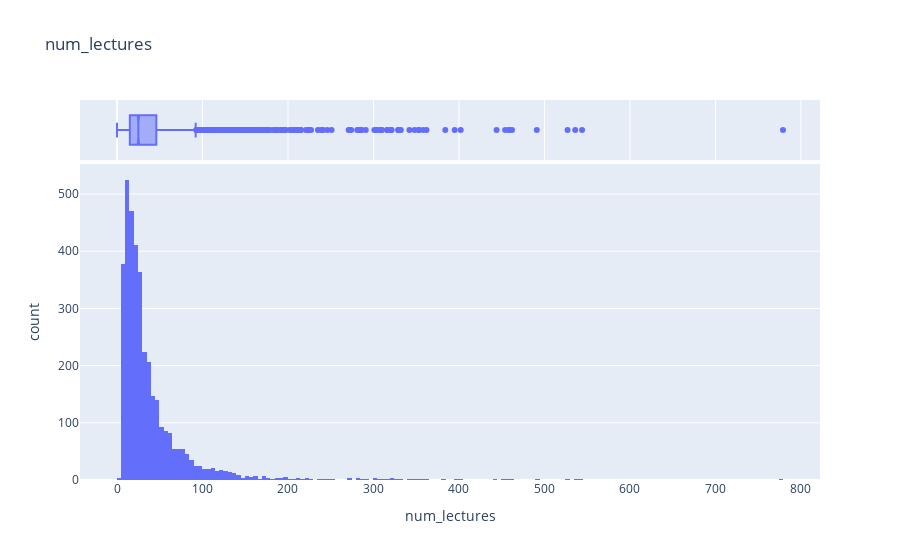

The notebook cell saved with this chart:
### Code cell
fig = px.histogram(df1, x="num_lectures", title='num_lectures',marginal="box")
fig.show()

### Figure 1 — Plotly figure (JSON) as saved in the notebook; plotly's stock layout.template omitted (floating-point values rounded to 4 significant figures; data arrays with more than 128 entries replaced by an {"elided": "..."} marker saying what was removed)
{"data": [{"alignmentgroup": "True", "bingroup": "x", "hovertemplate": "num_lectures=%{x}<br>count=%{y}<extra></extra>", "legendgroup": "", "marker": {"color": "#636efa", "pattern": {"shape": ""}}, "name": "", "offsetgroup": "", "orientation": "v", "showlegend": false, "type": "histogram", "x": {"elided": "3678 int values"}, "xaxis": "x", "yaxis": "y"}, {"alignmentgroup": "True", "hovertemplate": "num_lectures=%{x}<extra></extra>", "legendgroup": "", "marker": {"color": "#636efa"}, "name": "", "notched": true, "offsetgroup": "", "showlegend": false, "type": "box", "x": {"elided": "3678 int values"}, "xaxis": "x2", "yaxis": "y2"}], "layout": {"barmode": "relative", "legend": {"tracegroupgap": 0}, "title": {"text": "num_lectures"}, "xaxis": {"anchor": "y", "domain": [0, 1], "title": {"text": "num_lectures"}}, "xaxis2": {"anchor": "y2", "domain": [0, 1], "matches": "x", "showgrid": true, "showticklabels": false}, "yaxis": {"anchor": "x", "domain": [0, 0.8316], "title": {"text": "count"}}, "yaxis2": {"anchor": "x2", "domain": [0.8416, 1], "matches": "y2", "showgrid": false, "showline": false, "showticklabels": false, "ticks": ""}}}
